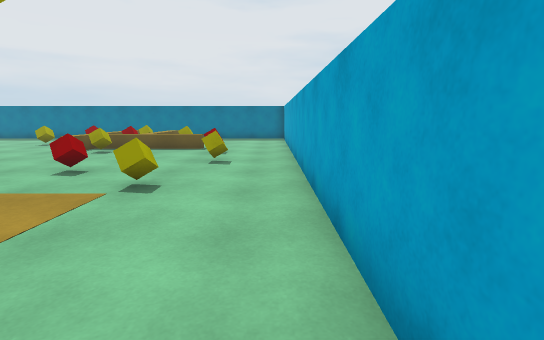
[1] (above)

12 first-person views from a walk through a Unity game level. The camera is 1.3 m above the floor, tilts 10° down and sees 85° across. The floor is counted in squares, 1 m on a side. Each view is taken from the middle of a square. On the plan, view 1 faces up. The plan holds only what a view shows up to about 14 squares ahead; the rest is blank. The player character is not drawn. Surface patterns are stand-ins for the level's own textures.

[2]
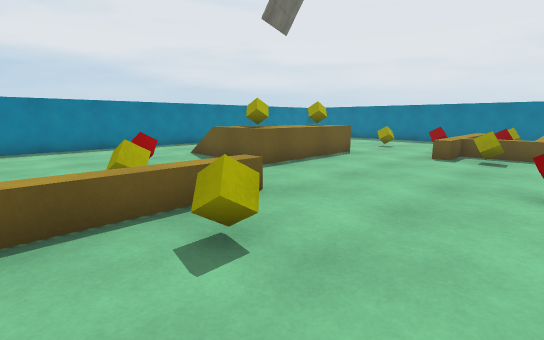

[3]
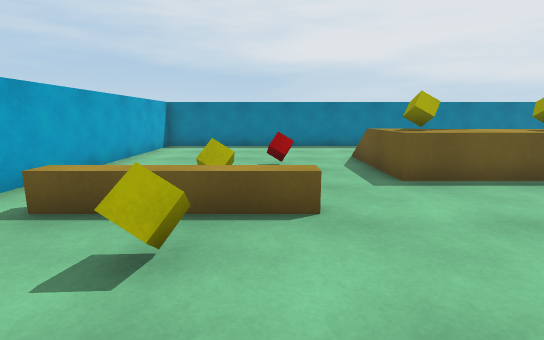

[4]
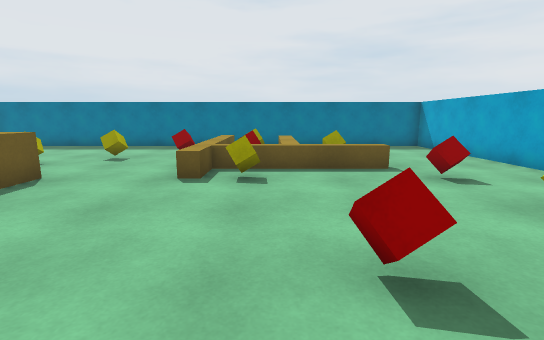

[5]
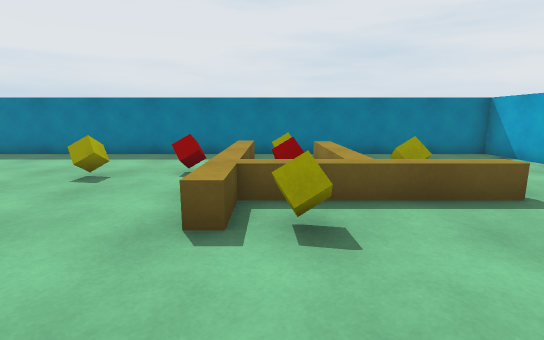

[6]
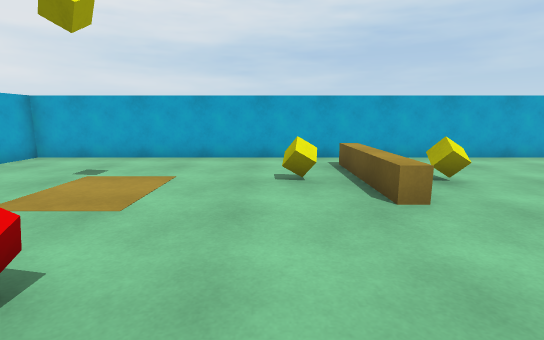

[7]
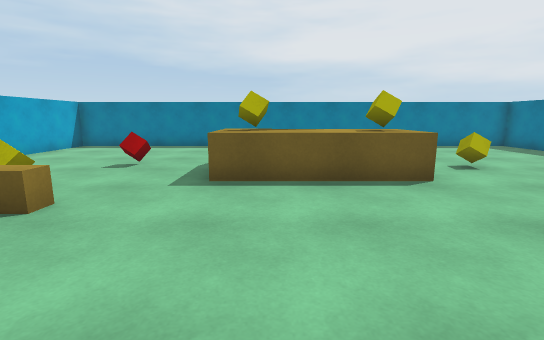

[8]
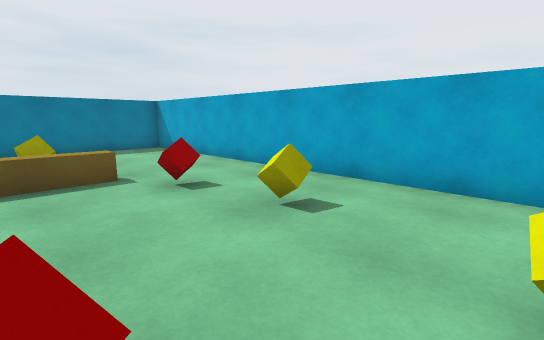

[9]
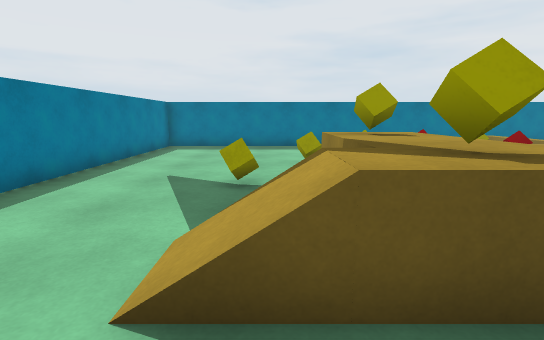

[10]
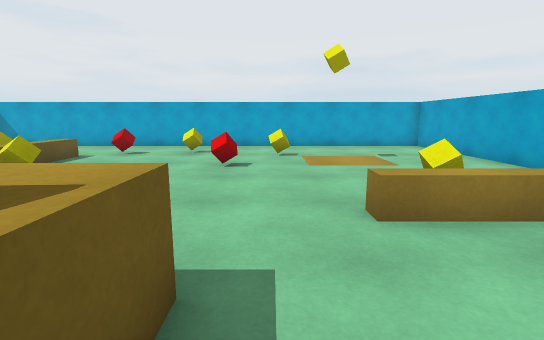

[11]
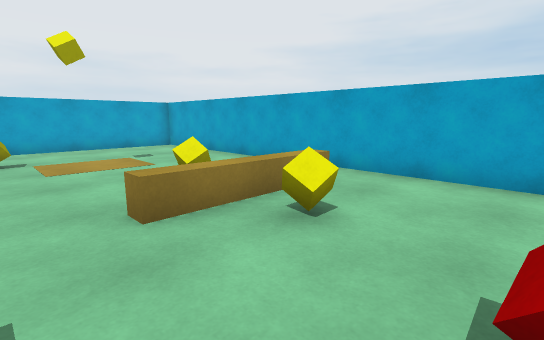

[12]
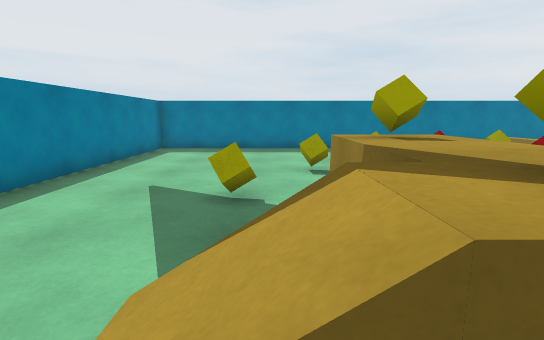

### Floor plan
Key: @ floor where view 1 was taken; # wall or solid block; . main floor; : floor 1 m higher than the main floor; / step, stairs or slope; = window, fence, low wall or low ledge; ^ raised ledge; C red cube; Y yellow cube.
Columns run from 19 left of view 1 to 1 right of it. Each row starts with its distance up from view 1.
 19 #####################
 18 #............  .....#
 17 #..........^ ==   ..#
 16 #..........^ Y^  ...#
 15 #.......Y.C^ ^^  ...#
 14 #..........^ C^Y....#
 13 #.....Y....^^^^^^...#
 12 #..........^Y.......#
 11 #...Y.=:...=.....C..#
 10 #.....=:............#
  9 #.....=:.........Y..#
  8 #.../ =Y............#
  7 #...//::......C.....#
  6 #...............Y...#
  5 #...................#
  4 #.....C...^.........#
  3 #.......Y.^Y........#
  2 #.........^.........#
  1 #.........^.........#
  0 #..................@#
 -1 #####################

Where each view was taken, in squares from view 1:
view 1: 0 up, 0 right, facing up
view 2: 1 up, 5 left, facing up-left
view 3: 4 up, 5 left, facing left
view 4: 5 up, 6 left, facing up
view 5: 8 up, 7 left, facing up
view 6: 9 up, 7 left, facing down
view 7: 8 up, 5 left, facing left
view 8: 6 up, 5 left, facing up-right
view 9: 5 up, 14 left, facing up
view 10: 6 up, 13 left, facing right
view 11: 6 up, 13 left, facing down-right
view 12: 6 up, 14 left, facing up
